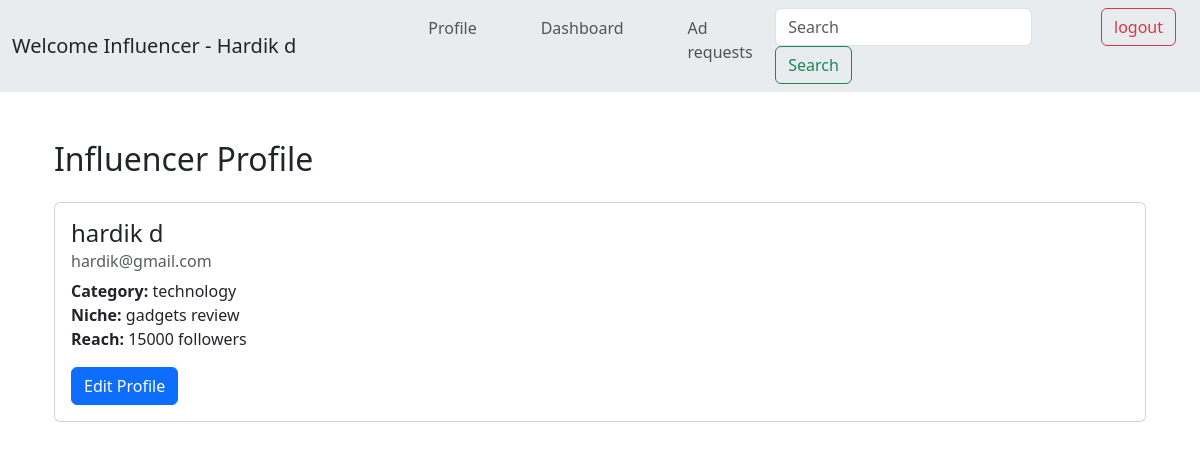
Screenshot of /influencer_profile (signed in) with the database file from the repository.
### models.py (models this page shows)
class User(db.Model):
    __tablename__ = 'users'
    id = db.Column(db.Integer, autoincrement=True,primary_key=True)
    username = db.Column(db.String(100), unique=True, nullable=False)
    email = db.Column(db.String(100), unique=True, nullable=False)
    password = db.Column(db.String(200), nullable=False)
    role = db.Column(db.String(50), nullable=False)  # 'admin', 'sponsor', 'influencer'
    company_name = db.Column(db.String(100), nullable=True)
    industry = db.Column(db.String(100), nullable=True)
    budget = db.Column(db.Float, nullable=True)
    category = db.Column(db.String(100), nullable=True)
    niche = db.Column(db.String(100), nullable=True)
    reach = db.Column(db.Integer, nullable=True)

### main.py (the view)
@app.route('/influencer_profile')
def influencer_profile():
    if 'user_id' not in session or session['user_role'] != 'influencer':
        flash('You need to be logged in as an influencer to view your profile.', 'danger')
        return redirect(url_for('login'))
    influencer = User.query.get(session['user_id'])
    return render_template('influencer/influencer_profile.html', influencer=influencer)

### templates/influencer/influencer_profile.html (shortened to what this page needs)
{% extends "base.html" %}
{% block content %}
<div class="container mt-5">
    <h2 class="mb-4">Influencer Profile</h2>
    <div class="card">
        <div class="card-body">
            <h4 class="card-title">{{ influencer.username }}</h4>
            <h6 class="card-subtitle mb-2 text-muted">{{ influencer.email }}</h6>
            <p class="card-text">
                <strong>Category:</strong> {{ influencer.category }}<br>
                <strong>Niche:</strong> {{ influencer.niche }}<br>
                <strong>Reach:</strong> {{ influencer.reach }} followers<br>
            </p>
            <button type="button" class="btn btn-primary" data-bs-toggle="modal" data-bs-target="#editProfileModal">
                Edit Profile
            </button>
        </div>
    </div>
</div>
{% endblock %}

### templates/base.html (shortened to what this page needs)
<!DOCTYPE html>
<html lang="en">
<head>
    <link rel="stylesheet" href="https://maxcdn.bootstrapcdn.com/bootstrap/4.0.0/css/bootstrap.min.css">
    <link href="https://cdn.jsdelivr.net/npm/bootstrap@5.3.3/dist/css/bootstrap.min.css" rel="stylesheet">
</head>
<body>
  <nav class="navbar navbar-expand-lg bg-body-secondary">
    <div class="container-fluid">
      <a class="navbar-brand">
        {% if 'user_id' in session %}
                Welcome {{ session['user_role'].capitalize() }} - {{ session['username'].capitalize() }}
            {% else %}
                Welcome to IESCP
            {% endif %}
      </a>
      <div class="collapse navbar-collapse" id="navbarNav">
        <div class="container-fluid">
          <ul class="navbar-nav ml-auto ms-5  ">
            {% if 'user_id' in session %}
                {% if session['user_role'] == 'sponsor' %}
                    <li class="nav-item ml-auto me-auto"><a class="nav-link" href="{{ url_for('sponsor_profile') }}">Profile</a></li>
                    <li class="nav-item ml-auto me-auto"><a class="nav-link" href="{{ url_for('sponsor_dash') }}">Dashboard</a></li>
                    <li class="nav-item ml-auto me-auto"><a class="nav-link" href="{{ url_for('create_campaign') }}">cretaeCampaigns</a></li>
                    <li class="nav-item ml-auto me-auto"><a class="nav-link" href="{{ url_for('search_influencer') }}">influencer</a></li>
                    <li class="nav-item ml-auto me-auto" ><a class="nav-link" href="{{ url_for('sponsor_stats') }}">Stats</a></li>
                {% elif session['user_role'] == 'admin' %}
                    <li class="nav-item ml-5"><a class="nav-link" href="{{ url_for('admin_dash') }}">Dashboard</a></li>
                    <li class="nav-item ml-5"><a class="nav-link" href="{{ url_for('manage_users') }}">Manage Users</a></li>
                    <li class="nav-item ml-5"><a class="nav-link" href="{{ url_for('settings') }}">Settings</a></li>
                {% elif session['user_role'] == 'influencer' %}
                    <li class="nav-item ml-5"><a class="nav-link" href="{{ url_for('influencer_profile') }}">Profile</a></li>
                    <li class="nav-item ml-5"><a class="nav-link" href="{{ url_for('influencer_dash') }}">Dashboard</a></li>
                    <li class="nav-item ml-5"><a class="nav-link" href="{{ url_for('ad_requests') }}">Ad requests</a></li>
                {% endif %}
                <li class="nav-item ml-auto">
                    <form class="form-inline my-2 my-lg-0" action="{{ url_for('homepage') }}" method="GET">
                        <input class="form-control mr-sm-2" type="search" placeholder="Search" aria-label="Search" name="query">
                        <button class="btn btn-outline-success my-3 my-sm-0" type="submit">Search</button>
                    </form>
                </li>
                <li class="nav-item ">
                   <a type="button " class="btn btn-outline-danger ms-3 " aria-current="page" href="{{ url_for('logout') }}" >logout</a>
                </li>
            {% else %}
                <li class="nav-item ms-auto">
                    <span class="navbar-text">
                        Welcome to Influencer Enagagement and Sponsor Coordination Platform.
                    </span>
                </li>
            {% endif %}
          </ul>
        </div>
      </div>
    </div>
  </nav>
  <div class="container">
    {% block content %}     {% endblock %}
  </div>
</body>
</html>

### rows the page displays
User: user_role "Influencer", username "Hardik d", username "hardik d", email "hardik@gmail.com", category "technology", niche "gadgets review", reach "15000"
